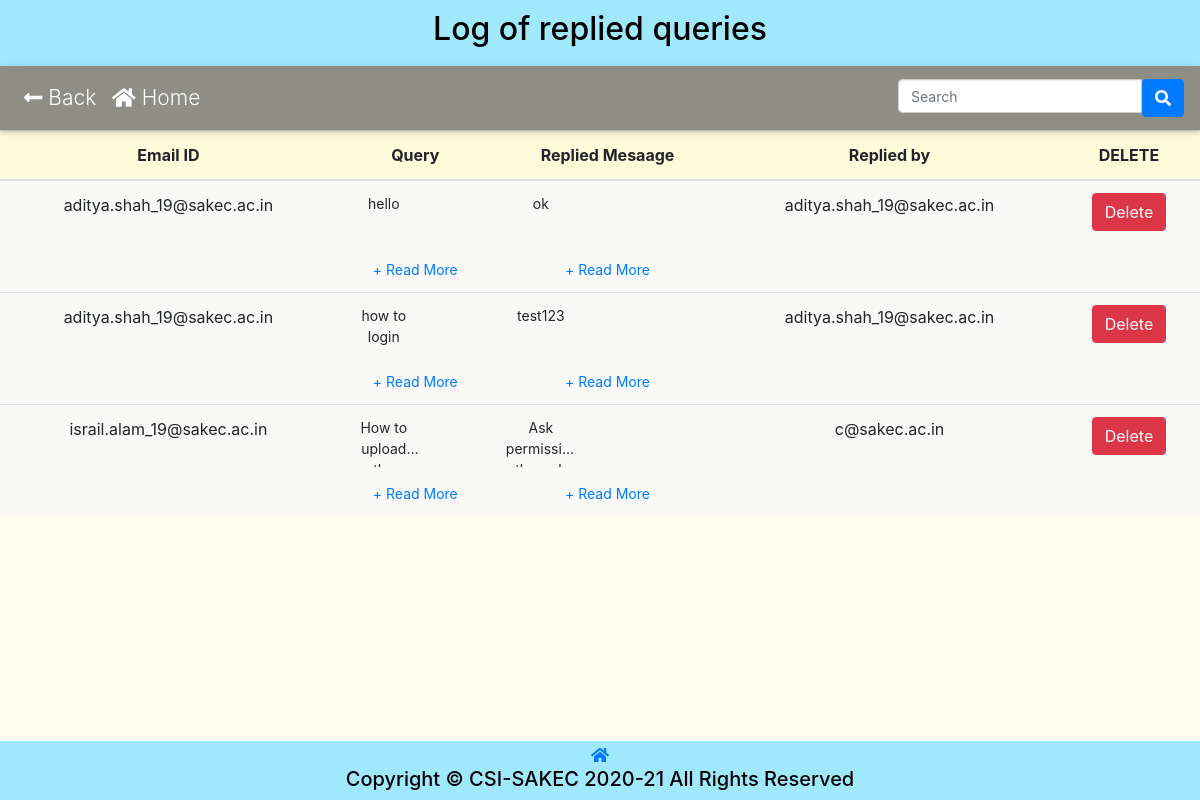
Screenshot of /Query/log.php (signed in) with the database file from the repository.
### tables this page shows
CREATE TABLE `csi_reply` (
  `id` int(11) NOT NULL,
  `c_email` varchar(50) NOT NULL,
  `c_query` varchar(8000) NOT NULL,
  `reply` varchar(8000) NOT NULL,
  `replied_by` varchar(50) NOT NULL
);

### config.php (called while the page is built, shortened)
<?php
    $conn = mysqli_connect(DB_SERVER, DB_USERNAME, DB_PASSWORD, DB_NAME);
    function execute($sql){
        global $conn;
        return mysqli_query($conn, $sql);
    }
    function getValue($sql){
        return mysqli_fetch_assoc(execute($sql));
    }
?>

### Query/log.php (the view, shortened to what this page needs)
<!DOCTYPE html>
<html lang="en">
<head>
    <link rel="stylesheet" href="../plugins/bootstrap-4.6.0-dist/css/bootstrap.min.css">
    <link rel="stylesheet" href="../css/membership.css?v=<?php echo time(); ?>">
    <?php
    require_once "../config.php";
    $access = NULL;
    if (isset($_SESSION["role_id"])) {
        $role_id = $_SESSION["role_id"];
        $access = getValue("SELECT * FROM `csi_role` WHERE `csi_role`.`id`=$role_id");
    }
    ?>
</head>
<body>
    <header>
        <h2 style="text-align: center;">Log of replied queries</h2>
    </header>
    <nav class="navbar navbar-expand-lg navbar-dark default-color sticky-top">
        <div class="collapse navbar-collapse" id="navbarSupportedContent-333">
            <ul class="navbar-nav mr-auto">
                <li class="nav-item">
                    <a class="nav-link" href="query.php"><i class="fas fa-long-arrow-alt-left"></i> Back</a>
                </li>
                <li class="nav-item">
                    <a class="nav-link" href="../index.php"><i class="fas fa-home"></i> Home</a>
            </ul>
            <ul class="navbar-nav ml-auto nav-flex-icons">
                <form action="<?php echo htmlspecialchars($_SERVER["PHP_SELF"]); ?>" method="POST">
                    <div class="input-group">
                        <input type="search" id="form1" name="search" placeholder="Search" class="form-control" autocomplete="off" />
                        <button id="search-button" type="submit" class="btn btn-primary">
                            <i class="fas fa-search"></i>
                        </button>
                    </div>
                </form>
            </ul>
        </div>
    </nav>
    <table class="table">
        <thead class="table-head">
            <tr>
                <th scope="col">Email ID</th>
                <th>Query</th>
                <th>Replied Mesaage</th>
                <th>Replied by</th>
                <th>DELETE</th>
            </tr>
        </thead>
        <tbody>
            <div class="table-content" style="font-size: large;">
                <?php
                if ($access['reply_log']==1) {
                    $query = execute('SELECT * FROM csi_reply');
                    if (mysqli_num_rows($query) > 0) {
                        while ($row = mysqli_fetch_assoc($query)) {
                ?>
                            <tr>
                                <td scope="row"><?php echo $row['c_email']; ?></td>
                                <td>
                                    <div id="summary">
                                        <p class="collapse" id="collapseSummary"><?php echo $row['c_query']; ?></p>
                                        <a class="collapsed" data-toggle="collapse" href="#collapseSummary" aria-expanded="false" aria-controls="collapseSummary"></a>
                                    </div>
                                </td>
                                <td>
                                    <div id="summary">
                                        <p class="collapse" id="replied"><?php echo $row['reply']; ?> </p>
                                        <a class="collapsed" data-toggle="collapse" href="#replied" aria-expanded="false" aria-controls="collapseSummary"></a>
                                    </div>
                                </td>
                                <td><?php echo $row['replied_by']; ?></td>
                                <td><button type="button" class="btn btn-danger">Delete</button></td>
                            </tr>
                <?php
                        }
                    } else {
                        echo "No Record Found.";
                    }
                }
                ?>
            </div>
        </tbody>
    </table>
    <div class="spacer" style="height:10px;"></div>
    <div class="footer">
        <div class="spacer" style="height:2px;"></div>
        <a href="index.php">
            <i class="fas fa-home"></i>
        </a>
        <h5>Copyright &copy; CSI-SAKEC 2020-21 All Rights Reserved</h5>
    </div>
</body>
</html>

### css/membership.css (style rules this page uses)
body { text-align: center; background-color: #fffdeb; font-family: -apple-system,BlinkMacSystemFont,"Segoe UI",Roboto,"Helvetica Neue",Arial,"Noto Sans",sans-serif,"Apple Color Emoji","Segoe UI Emoji","Segoe UI Symbol","Noto Color Emoji"; margin: 0; color: white; padding: 0; color: black; }
header { color: black; background-color: #a0e9fd; padding: 10px; }
.footer { text-align: center; background-color: #a0e9fd; left: 0; bottom: 0; width: 100%; z-index: 1; }
.input-group .form-control { position: relative; z-index: 2; float: left; width: 50%; margin-bottom: 0; }
.form-control { display: block; width: 50%; height: 34px; padding: 6px 12px; font-size: 14px; line-height: 1.42857143; color: #555; background-color: #fff; background-image: none; border: 1px solid #ccc; border-radius: 4px; -webkit-box-shadow: inset 0 1px 1px rgb(0 0 0 / 8%); box-shadow: inset 0 1px 1px rgb(0 0 0 / 8%); -webkit-transition: border-color ease-in-out .15s, -webkit-box-shadow ease-in-out .15s; -o-transition: border-color ease-in-out .15s, box-shadow ease-in-out .15s; transition: border-color ease-in-out .15s, box-shadow ease-in-out .15s; }
.table thead th { vertical-align: bottom; border-bottom: 2px solid #dee2e6; background: #fffbdb; }
.table { width: 100%; margin-bottom: 0rem; color: #212529; background: #f9f9f7; }
@media only screen and (min-width: 600px) { .footer { position: fixed; } }
#summary p { width: 300px; height: auto; }
#summary { font-size: 14px; line-height: 1.5; }
#summary p.collapse:not(.show) { height: 50px !important; width: 70px; overflow: hidden; display: -webkit-box; -webkit-line-clamp: 2; -webkit-box-orient: vertical; }
#summary a.collapsed:after { content: '+ Read More'; }
@media only screen and (max-width: 1200px) { .navbar { font-weight: 300; -webkit-box-shadow: 0 2px 5px 0 rgba(0, 0, 0, 0.16), 0 2px 10px 0 rgba(0, 0, 0, 0.12); box-shadow: 0 2px 5px 0 rgba(0, 0, 0, 0.16), 0 2px 10px 0 rgba(0, 0, 0, 0.12); font-size: 21px; } }
.navbar.navbar-dark .navbar-nav .nav-item .nav-link { color: #ffffff; -webkit-transition: .35s; transition: .35s; }
.default-color { background-color: #00000070 !important; }

### rows the page displays
csi_reply: c_email "aditya.shah_19@sakec.ac.in", c_query "hello", reply "ok", replied_by "aditya.shah_19@sakec.ac.in"
csi_reply: c_email "aditya.shah_19@sakec.ac.in", c_query "how to login", reply "test123", replied_by "aditya.shah_19@sakec.ac.in"
csi_reply: c_email "israil.alam_19@sakec.ac.in", c_query "How to…", replied_by "c@sakec.ac.in"
